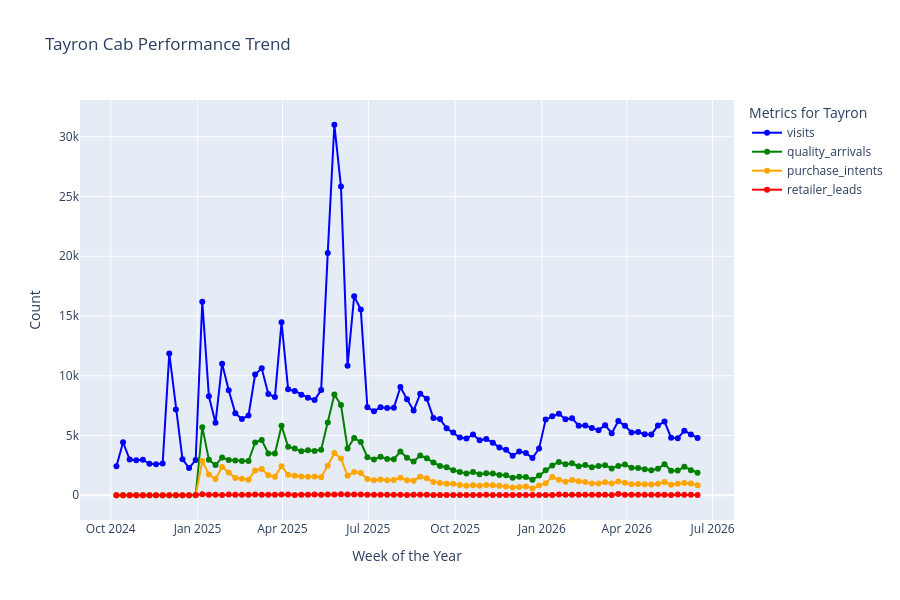

Notebook cell for this chart:
### Code cell
import plotly.express as px

# 1. Sort the DataFrame (ensure week_start is your x-axis)
Tayron_sorted = Tayron_sorted.sort_values(by='week_start', ascending=True)

# 2. Plot multiple columns by passing a list to 'y'
fig = px.line(
    Tayron_sorted,
    x='week_start',
    y=['visits', 'quality_arrivals', 'purchase_intents', 'retailer_leads'],  # List of columns
    title='Tayron Cab Performance Trend',
    markers=True,
    height=600,
    # Define custom colors for each column
    color_discrete_map={
        "visits": "blue",
        "quality_arrivals": "green",
        "purchase_intents": "orange",
        "retailer_leads": "red"
    }
)

# 3. Customizing labels and layout
fig.update_layout(
    xaxis_title='Week of the Year',
    yaxis_title='Count',
    legend_title='Metrics for Tayron',
    xaxis=dict(showgrid=True),
    yaxis=dict(showgrid=True)
)

# 4. Display the figure
fig.show()
